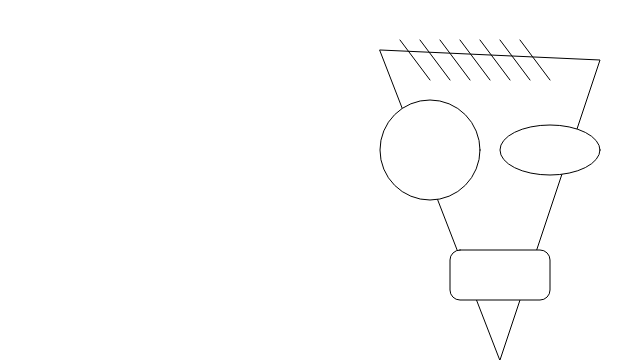
Frame 1 (no input)
Frame 60 (no input): identical to frame 1, image omitted
Frame 120 (the mouse pressed at the canvas centre since frame 60): identical to frame 1, image omitted

The p5.js sketch that drew this single still picture (run headless with seeded random() and noise() and a simulated clock; from frame 60 on, the mouse is pressed at the canvas centre):

// p5.js sketch
// ── sketch.js
/*
	self portrait v1
	by gwen
*/

function setup() {

	createCanvas(640, 360);
}

function draw () {
	background('white');

	// face
	triangle(380, 50, 600, 60, 500, 360)

	// eyes
	circle(430, 150, 100); // left
	ellipse(550, 150, 100, 50); // right

	//mouth
	rect(450, 250, 100, 50, 10);

	// hair
	line(400, 40, 430, 80);
	line(420, 40, 450, 80);
	line(440, 40, 470, 80);
	line(460, 40, 490, 80);
	line(480, 40, 510, 80);
	line(500, 40, 530, 80);
	line(520, 40, 550, 80);


}
